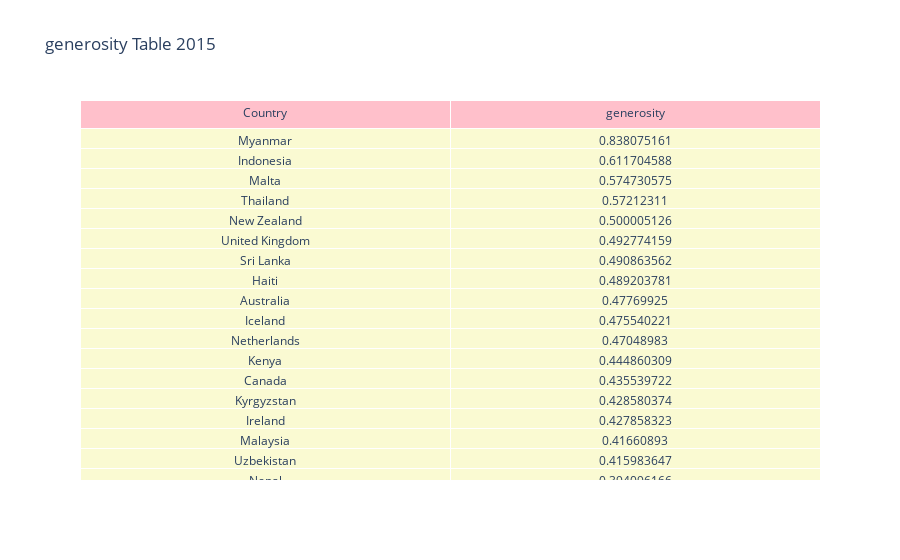

Notebook code for this chart:
### Code cell
generosity_table(2015, 50).show()

### Figure 1 — Plotly figure (JSON) as saved in the notebook; plotly's stock layout.template omitted (floating-point values rounded to 4 significant figures)
{"data": [{"cells": {"fill": {"color": "lightgoldenrodyellow"}, "values": [["Myanmar", "Indonesia", "Malta", "Thailand", "New Zealand", "United Kingdom", "Sri Lanka", "Haiti", "Australia", "Iceland", "Netherlands", "Kenya", "Canada", "Kyrgyzstan", "Ireland", "Malaysia", "Uzbekistan", "Nepal", "United States", "Iran", "Cambodia", "Sweden", "Norway", "United Arab Emirates", "Mauritius", "Denmark", "Tanzania", "Singapore", "Mongolia", "Germany", "Israel", "Bosnia and Herzegovina", "Chile", "Uganda", "Kosovo", "Austria", "Pakistan", "Ethiopia", "Afghanistan", "Nicaragua", "Sierra Leone", "Switzerland", "Malawi", "Guatemala", "Luxembourg", "Cyprus", "Ukraine", "Liberia", "Guinea", "Lebanon"], [0.8381, 0.6117, 0.5747, 0.5721, 0.5, 0.4928, 0.4909, 0.4892, 0.4777, 0.4755, 0.4705, 0.4449, 0.4355, 0.4286, 0.4279, 0.4166, 0.416, 0.3941, 0.3926, 0.3872, 0.3859, 0.3854, 0.362, 0.3609, 0.3609, 0.3553, 0.3543, 0.346, 0.3385, 0.3363, 0.3301, 0.3289, 0.3267, 0.3258, 0.3199, 0.3165, 0.3154, 0.3127, 0.3119, 0.3017, 0.293, 0.2905, 0.2872, 0.2835, 0.2832, 0.2713, 0.2701, 0.2665, 0.2648, 0.2645]]}, "header": {"fill": {"color": "pink"}, "values": ["Country", "generosity"]}, "type": "table"}], "layout": {"title": {"text": "generosity Table 2015"}}}
